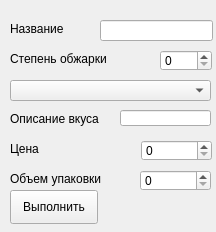
<?xml version="1.0" encoding="UTF-8"?>
<ui version="4.0">
 <class>Frame</class>
 <widget class="QFrame" name="Frame">
  <property name="geometry">
   <rect>
    <x>0</x>
    <y>0</y>
    <width>216</width>
    <height>232</height>
   </rect>
  </property>
  <property name="windowTitle">
   <string>Frame</string>
  </property>
  <widget class="QLabel" name="label">
   <property name="geometry">
    <rect>
     <x>10</x>
     <y>20</y>
     <width>71</width>
     <height>18</height>
    </rect>
   </property>
   <property name="text">
    <string>Название</string>
   </property>
  </widget>
  <widget class="QLabel" name="label_2">
   <property name="geometry">
    <rect>
     <x>10</x>
     <y>50</y>
     <width>111</width>
     <height>18</height>
    </rect>
   </property>
   <property name="text">
    <string>Степень обжарки</string>
   </property>
  </widget>
  <widget class="QLabel" name="label_4">
   <property name="geometry">
    <rect>
     <x>10</x>
     <y>110</y>
     <width>101</width>
     <height>18</height>
    </rect>
   </property>
   <property name="text">
    <string>Описание вкуса</string>
   </property>
  </widget>
  <widget class="QLabel" name="label_5">
   <property name="geometry">
    <rect>
     <x>10</x>
     <y>140</y>
     <width>58</width>
     <height>18</height>
    </rect>
   </property>
   <property name="text">
    <string>Цена</string>
   </property>
  </widget>
  <widget class="QLabel" name="label_6">
   <property name="geometry">
    <rect>
     <x>10</x>
     <y>170</y>
     <width>111</width>
     <height>18</height>
    </rect>
   </property>
   <property name="text">
    <string>Объем упаковки</string>
   </property>
  </widget>
  <widget class="QLineEdit" name="lineEdit">
   <property name="geometry">
    <rect>
     <x>100</x>
     <y>20</y>
     <width>113</width>
     <height>21</height>
    </rect>
   </property>
  </widget>
  <widget class="QLineEdit" name="lineEdit_2">
   <property name="geometry">
    <rect>
     <x>120</x>
     <y>110</y>
     <width>91</width>
     <height>16</height>
    </rect>
   </property>
  </widget>
  <widget class="QComboBox" name="comboBox">
   <property name="geometry">
    <rect>
     <x>10</x>
     <y>80</y>
     <width>201</width>
     <height>21</height>
    </rect>
   </property>
  </widget>
  <widget class="QSpinBox" name="spinBox">
   <property name="geometry">
    <rect>
     <x>160</x>
     <y>50</y>
     <width>52</width>
     <height>21</height>
    </rect>
   </property>
  </widget>
  <widget class="QSpinBox" name="spinBox_2">
   <property name="geometry">
    <rect>
     <x>141</x>
     <y>140</y>
     <width>71</width>
     <height>21</height>
    </rect>
   </property>
   <property name="maximum">
    <number>10000</number>
   </property>
  </widget>
  <widget class="QPushButton" name="pushButton">
   <property name="geometry">
    <rect>
     <x>10</x>
     <y>190</y>
     <width>88</width>
     <height>34</height>
    </rect>
   </property>
   <property name="text">
    <string>Выполнить</string>
   </property>
  </widget>
  <widget class="QSpinBox" name="spinBox_3">
   <property name="geometry">
    <rect>
     <x>140</x>
     <y>170</y>
     <width>71</width>
     <height>21</height>
    </rect>
   </property>
   <property name="maximum">
    <number>10000</number>
   </property>
  </widget>
 </widget>
 <resources/>
 <connections/>
</ui>
